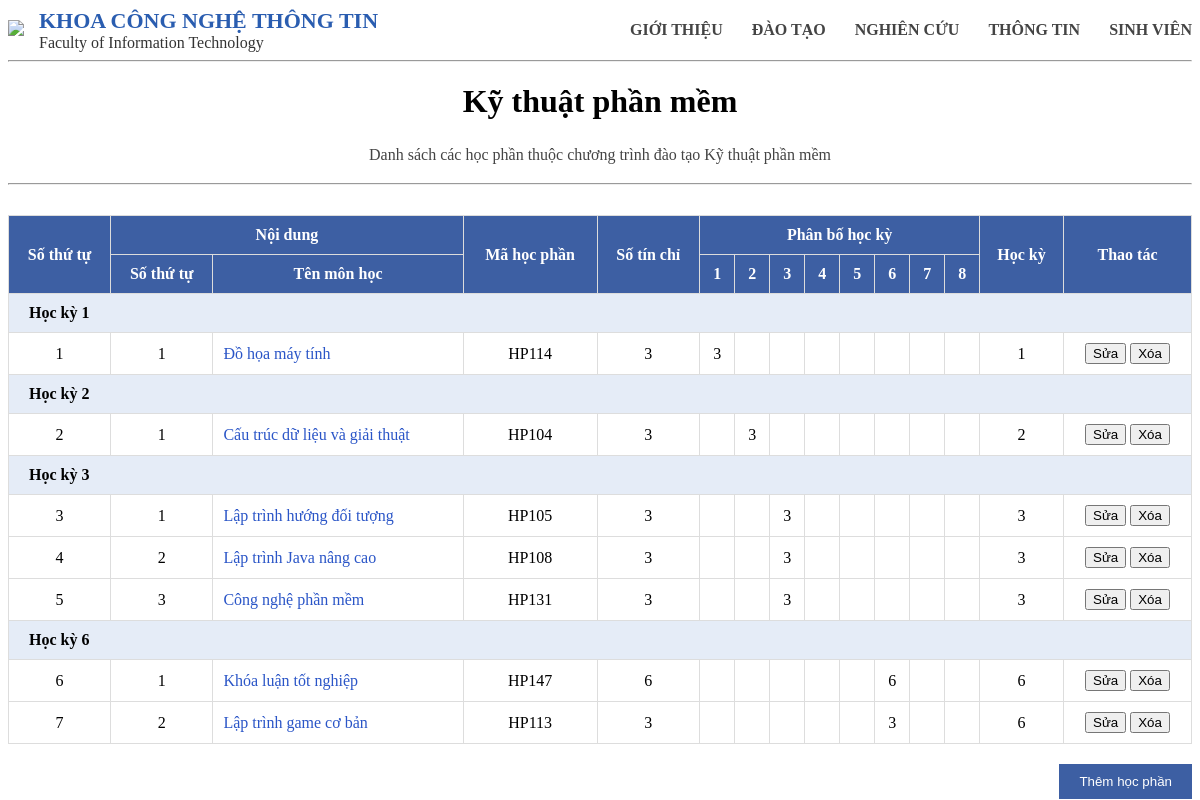
The app's page /detail/CT01 with its own data.
### tables this page shows
CREATE TABLE "chuongtrinh" (
	"mact"	TEXT NOT NULL UNIQUE,
	"tenct"	TEXT NOT NULL,
	"chitieu"	INTEGER NOT NULL,
	"linhvuc"	TEXT NOT NULL,
	PRIMARY KEY("mact")
);

CREATE TABLE "chuongtrinhct" (
	"mact"	TEXT NOT NULL,
	"mahp"	TEXT NOT NULL,
	"stt"	INTEGER,
	"sotc"	INTEGER,
	"hocki"	INTEGER,
	"loai"	TEXT,
	PRIMARY KEY("mact","mahp")
);

CREATE TABLE "hocphan" (
	"mahp"	TEXT NOT NULL UNIQUE,
	"tenhp"	TEXT NOT NULL,
	"sotc"	INTEGER NOT NULL,
	PRIMARY KEY("mahp")
);

### main.py (the view)
@app.route("/detail/<mact>")
def detail(mact):
    conn = get_db()
    cur = conn.cursor()
    cur.execute("SELECT * FROM chuongtrinh WHERE mact=?", (mact,))
    ct = cur.fetchone()
    cur.execute("""
        SELECT hp.mahp, hp.tenhp, hp.sotc, ct.hocki, ct.loai, ct.hocki, ct.stt
        FROM chuongtrinhct ct
        JOIN hocphan hp ON ct.mahp = hp.mahp
        WHERE ct.mact = ?
        ORDER BY ct.hocki, ct.stt
    """, (mact,))
    rows = cur.fetchall()
    conn.close()
    return render_template("detail.html", rows=rows, ct=ct)

### main.py (called while the page is built)
def get_db():
    conn = sqlite3.connect("database.db")
    conn.row_factory = sqlite3.Row
    return conn

### templates/detail.html
{% extends "base.html" %}
{% block content %}
<div class="container">
<h1>{{ct.tenct}}</h1>
<p class="description">
Danh sách các học phần thuộc chương trình đào tạo {{ct.tenct}}
</p>
<hr>
<table>
<tr>
    <th rowspan="2">Số thứ tự</th>
    <th colspan="2">Nội dung</th>
    <th rowspan="2">Mã học phần</th>
    <th rowspan="2">Số tín chỉ</th>
    <th colspan="8">Phân bố học kỳ</th>
    <th rowspan="2">Học kỳ</th>
    <th rowspan="2">Thao tác</th>
</tr>
<tr>
    <th>Số thứ tự</th>
    <th>Tên môn học</th>
    <th>1</th>
    <th>2</th>
    <th>3</th>
    <th>4</th>
    <th>5</th>
    <th>6</th>
    <th>7</th>
    <th>8</th>
</tr>
{% set stt = namespace(value=1) %}
{% for hocki, mon in rows|groupby("hocki") %}
<tr class="group">
<td colspan="15">Học kỳ {{hocki}}</td>
</tr>
{% for hp in mon %}
<tr>
<td>{{stt.value}}</td>
<td>{{loop.index}}</td>
<td class="subject">{{hp.tenhp}}</td>
<td>{{hp.mahp}}</td>
<td>{{hp.sotc}}</td>
<td>{% if hp.hocki==1 %}{{hp.sotc}}{% endif %}</td>
<td>{% if hp.hocki==2 %}{{hp.sotc}}{% endif %}</td>
<td>{% if hp.hocki==3 %}{{hp.sotc}}{% endif %}</td>
<td>{% if hp.hocki==4 %}{{hp.sotc}}{% endif %}</td>
<td>{% if hp.hocki==5 %}{{hp.sotc}}{% endif %}</td>
<td>{% if hp.hocki==6 %}{{hp.sotc}}{% endif %}</td>
<td>{% if hp.hocki==7 %}{{hp.sotc}}{% endif %}</td>
<td>{% if hp.hocki==8 %}{{hp.sotc}}{% endif %}</td>
<td>{{hp.hocki}}</td>
<td>
    <a href="/sua/{{ct.mact}}/{{hp.mahp}}">
        <button type="button" class="edit">Sửa</button>
    </a>
    <form action="/xoa/{{ct.mact}}/{{hp.mahp}}" method="POST"
          onsubmit="return confirm('Bạn có chắc muốn xóa môn này?');"
          style="display:inline;">
        <button type="submit" class="delete">Xóa</button>
    </form>
</td>
</tr>
{% set stt.value = stt.value + 1 %}
{% endfor %}
{% endfor %}
</table>
<a href="/add/{{ct.mact}}">
<button type="button" class="add">Thêm học phần</button>
</a>
</div>
{% endblock %}

### static/styles.css (style rules this page uses)
table { width:100%; border-collapse:collapse; margin-top:20px; }
th { background:#3d5fa3; color:white; padding:10px; }
td { padding:10px; border:1px solid #ddd; text-align:center; }
a { color:#2a55c7; text-decoration:none; }
h1,p { text-align:center; }
.description { color:#444; line-height:1.6; }
.add { margin-top:20px; padding:10px 20px; background:#3d5fa3; color:white; border:none; float:right; }
table { width:100%; border-collapse:collapse; margin-top:30px; }
th { background:#3d5fa3; color:white; padding:10px; border:1px solid #dcdcdc; }
td { padding:10px; border:1px solid #dcdcdc; text-align:center; }
.subject { text-align:left; color:#2a55c7; }
.group { background:#e5ecf7; font-weight:bold; }
.group td { text-align:left; padding-left:20px; }

### records on screen
chuongtrinh: tenct "Kỹ thuật phần mềm"
chuongtrinhct: value "1", tenhp "Đồ họa máy tính", mahp "HP114", sotc "3", hocki "1"
chuongtrinhct: value "2", tenhp "Cấu trúc dữ liệu và giải thuật", mahp "HP104", sotc "3", hocki "2"
chuongtrinhct: value "3", tenhp "Lập trình hướng đối tượng", mahp "HP105", sotc "3", hocki "3"
chuongtrinhct: value "4", tenhp "Lập trình Java nâng cao", mahp "HP108", sotc "3", hocki "3"
chuongtrinhct: value "5", tenhp "Công nghệ phần mềm", mahp "HP131", sotc "3", hocki "3"
chuongtrinhct: value "6", tenhp "Khóa luận tốt nghiệp", mahp "HP147", sotc "6", hocki "6"
chuongtrinhct: value "7", tenhp "Lập trình game cơ bản", mahp "HP113", sotc "3", hocki "6"

### other values on screen
{{ hocki }} "1" "2" "3" "6"
